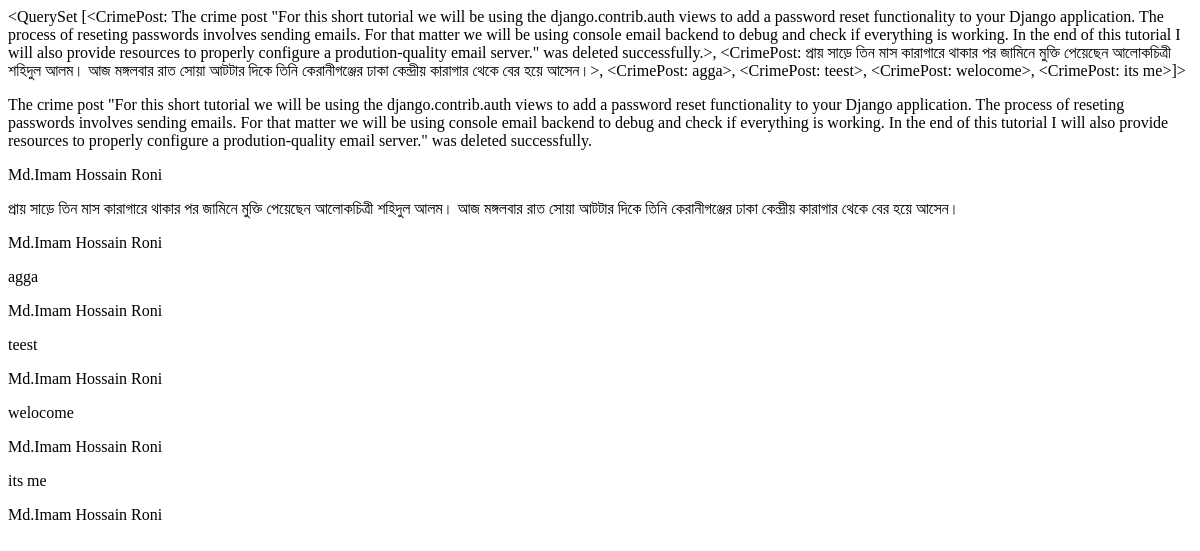
/crime/ (signed in), run on an earlier commit of the app's database.
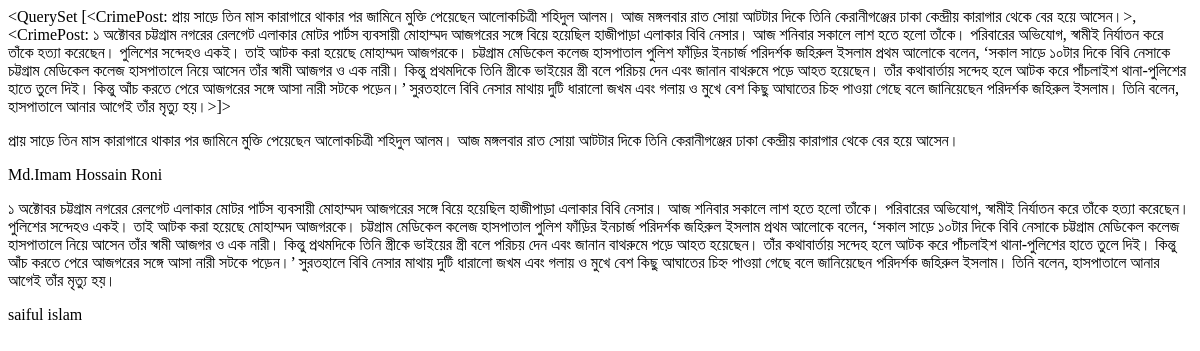
And on a later commit of the database.
### crimezone_app/models.py (models this page shows, shortened)
class CrimePost(models.Model):
    user_profile = models.ForeignKey(UserProfile,
                                     on_delete=models.PROTECT, null=True, blank=True)
    title = models.TextField( null=True,blank=True)
    images = models.ImageField(upload_to='post_images', null=True, blank=True)
    posted_on = models.DateTimeField(auto_now_add=True, auto_now=False)
    def __str__(self):
        return self.title

class UserProfile(models.Model):
    user = models.OneToOneField(User, on_delete=models.CASCADE)
    role = models.IntegerField(choices=ROLE_CHOICES, null=True, default=1)
    followers = models.ManyToManyField('UserProfile',
                                       related_name='followers_profile',
                                       blank=True)
    following = models.ManyToManyField('UserProfile',
                                       related_query_name='following_profile',
                                       blank=True)
    profile_pic = models.ImageField(upload_to='profile_image', null=True, blank=True)
    joining_time = models.DateTimeField(auto_now_add=True, auto_now=False)
    @property
    def get_username(self):
        return self.user.first_name + ' ' + self.user.last_name if self.user else None
    def __str__(self):
        return self.get_username

### crimezone_app/views.py (the view)
# urls.py: path('crime/', views.crime_view, name="crime"),
def crime_view(request):
    data = request.user.userprofile
    comment = Comment.objects
    context = {
        "data": data,
        'posts': CrimePost.objects.annotate(
            comment_count=Count('comment'), like_count=Count('like')
        ).filter(Q(comment_count__gt=1) | Q(like_count__gt=1)),
        'common_users': UserProfile.objects.filter(role=1)
    }
    return render(request, 'crime.html', context)

### templates/crime.html (shortened to what this page needs)
<!DOCTYPE html>
<html lang="en">
<head>
</head>
<body>
{{ posts }}
{% for p in posts %}
    <p>{{ p.title }}</p>
    <p>{{ p.user_profile }}</p>
{% endfor %}
</body>
</html>

What changed in the data, as far as the page shows it:
removed CrimePost: title.title "<QuerySet [<CrimePost: The crime post \"For this short tutorial we will be using the django.contrib.auth views to add a password reset functionality to your Django application. The process of reseting passwords involves sending emails. For that matter we will be using console email backend to debug and check if everything is working. In the end of this tutorial I will also provide resources to properly configure a prodution-quality email server.\" was deleted successfully.>, <CrimePost: প্রায় সাড়ে তিন মাস কারাগারে থাকার পর জামিনে মুক্তি পেয়েছেন আলোকচিত্রী শহিদুল আলম। আজ মঙ্গলবার রাত সোয়া আটটার দিকে তিনি কেরানীগঞ্জের ঢাকা কেন্দ্রীয় কারাগার থেকে বের হয়ে আসেন।>, <CrimePost: agga>, <CrimePost:…", title "The crime post \"For this short tutorial we will be using the django.contrib.auth views to add a password reset functionality to your Django application. The process of reseting passwords involves sending emails. For that matter we will be using console email backend to debug and check if everything is working. In the end of this tutorial I will also provide resources to properly configure a prodution-quality email server.\" was deleted successfully.", user_profile "Md.Imam Hossain Roni"
removed CrimePost: title "agga", user_profile "Md.Imam Hossain Roni"
removed CrimePost: title "teest", user_profile "Md.Imam Hossain Roni"
removed CrimePost: title "welocome", user_profile "Md.Imam Hossain Roni"
removed CrimePost: title "its me", user_profile "Md.Imam Hossain Roni"
added CrimePost: title "১ অক্টোবর চট্টগ্রাম নগরের রেলগেট এলাকার মোটর পার্টস ব্যবসায়ী মোহাম্মদ আজগরের সঙ্গে বিয়ে হয়েছিল হাজীপাড়া এলাকার বিবি নেসার। আজ শনিবার সকালে লাশ হতে হলো তাঁকে। পরিবারের অভিযোগ, স্বামীই নির্যাতন করে তাঁকে হত্যা করেছেন। পুলিশের সন্দেহও একই। তাই আটক করা হয়েছে মোহাম্মদ আজগরকে। চট্টগ্রাম মেডিকেল কলেজ হাসপাতাল পুলিশ ফাঁড়ির ইনচার্জ পরিদর্শক জহিরুল ইসলাম প্রথম আলোকে বলেন, ‘সকাল সাড়ে ১০টার দিকে বিবি নেসাকে চট্টগ্রাম মেডিকেল কলেজ হাসপাতালে নিয়ে আসেন তাঁর স্বামী আজগর ও এক নারী। কিন্তু প্রথমদিকে তিনি স্ত্রীকে ভাইয়ের স্ত্রী বলে পরিচয় দেন এবং জানান বাথরুমে পড়ে আহত হয়েছেন। তাঁর কথাবার্তায় সন্দেহ হলে আটক করে পাঁচলাইশ থানা-পুলিশের হাতে তুলে দিই। কিন্তু আঁচ করতে পেরে আজগরের সঙ্গে আসা নারী সটকে পড়েন।’ সুরতহালে…", user_profile "saiful islam"
Also different on the page:
{{ posts }}: "<QuerySet [<CrimePost: The crime post \"For this short tutorial we will be using the django.contrib.auth views to add a password reset functionality to your Django application. The process of reseting passwords involves sending emails. For that matter we will be using console email backend to debug and check if everything is working. In the end of this tutorial I will also provide resources to properly configure a prodution-quality email server.\" was deleted successfully.>, <CrimePost: প্রায় সাড়ে তিন মাস কারাগারে থাকার পর জামিনে মুক্তি পেয়েছেন আলোকচিত্রী শহিদুল আলম। আজ মঙ্গলবার রাত সোয়া আটটার দিকে তিনি কেরানীগঞ্জের ঢাকা কেন্দ্রীয় কারাগার থেকে বের হয়ে আসেন।>, <CrimePost: agga>, <CrimePost:…" → "<QuerySet [<CrimePost: প্রায় সাড়ে তিন মাস কারাগারে থাকার পর জামিনে মুক্তি পেয়েছেন আলোকচিত্রী শহিদুল আলম। আজ মঙ্গলবার রাত সোয়া আটটার দিকে তিনি কেরানীগঞ্জের ঢাকা কেন্দ্রীয় কারাগার থেকে বের হয়ে আসেন।>, <CrimePost: ১ অক্টোবর চট্টগ্রাম নগরের রেলগেট এলাকার মোটর পার্টস ব্যবসায়ী মোহাম্মদ আজগরের সঙ্গে বিয়ে হয়েছিল হাজীপাড়া এলাকার বিবি নেসার। আজ শনিবার সকালে লাশ হতে হলো তাঁকে। পরিবারের অভিযোগ, স্বামীই নির্যাতন করে তাঁকে হত্যা করেছেন। পুলিশের সন্দেহও একই। তাই আটক করা হয়েছে মোহাম্মদ আজগরকে। চট্টগ্রাম মেডিকেল কলেজ হাসপাতাল পুলিশ ফাঁড়ির ইনচার্জ পরিদর্শক জহিরুল ইসলাম প্রথম আলোকে বলেন, ‘সকাল সাড়ে ১০টার দিকে বিবি নেসাকে চট্টগ্রাম মেডিকেল কলেজ হাসপাতালে নিয়ে আসেন তাঁর স্বামী আজগর ও এক নারী। কিন্তু প্রথমদিকে…"
